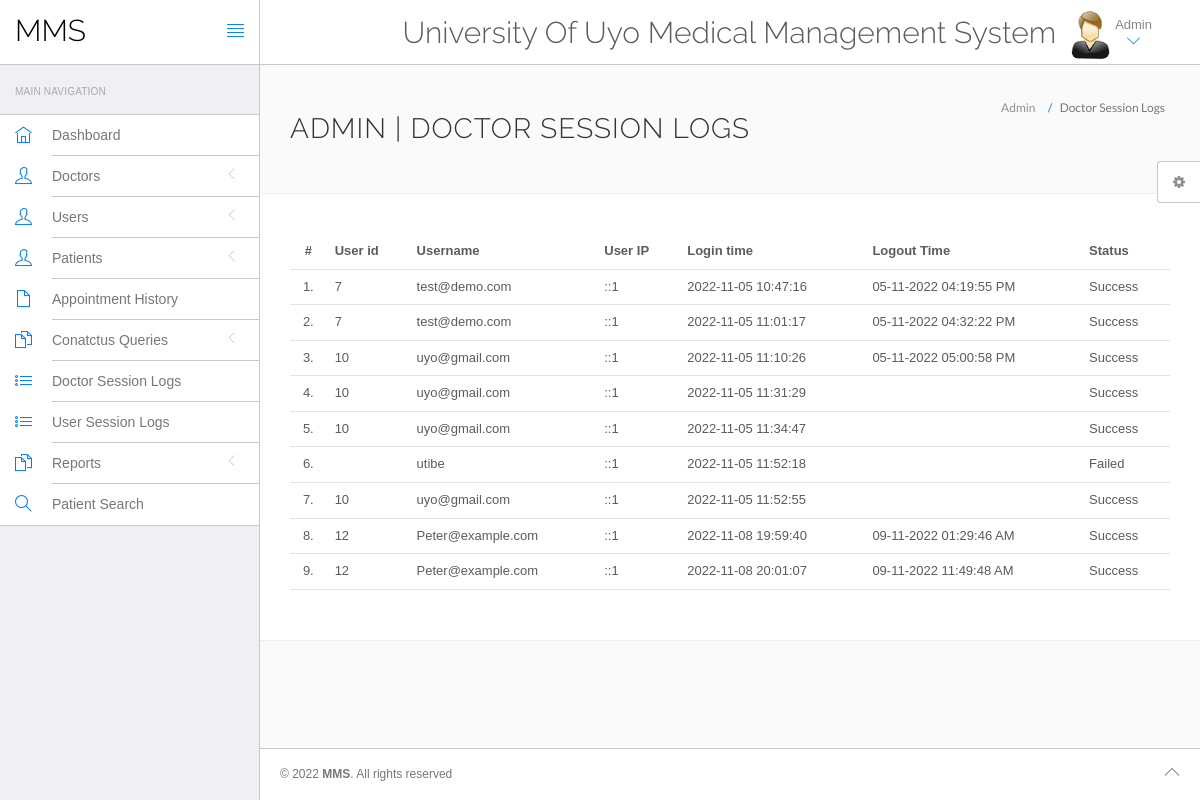
The page /hms/admin/doctor-logs.php (signed in) on the database its author committed.
### tables this page shows
CREATE TABLE `doctorslog` (
  `id` int(11) NOT NULL,
  `uid` int(11) DEFAULT NULL,
  `username` varchar(255) DEFAULT NULL,
  `userip` binary(16) DEFAULT NULL,
  `loginTime` timestamp NULL DEFAULT current_timestamp(),
  `logout` varchar(255) DEFAULT NULL,
  `status` int(11) DEFAULT NULL
);

### hms/admin/doctor-logs.php (the view, shortened to what this page needs)
<?php
include('include/config.php');
?>
<!DOCTYPE html>
<html lang="en">
	<head>
		<link rel="stylesheet" href="vendor/bootstrap/css/bootstrap.min.css">
		<link rel="stylesheet" href="vendor/fontawesome/css/font-awesome.min.css">
		<link rel="stylesheet" href="vendor/themify-icons/themify-icons.min.css">
		<link href="vendor/animate.css/animate.min.css" rel="stylesheet" media="screen">
		<link href="vendor/perfect-scrollbar/perfect-scrollbar.min.css" rel="stylesheet" media="screen">
		<link href="vendor/switchery/switchery.min.css" rel="stylesheet" media="screen">
		<link href="vendor/bootstrap-touchspin/jquery.bootstrap-touchspin.min.css" rel="stylesheet" media="screen">
		<link href="vendor/select2/select2.min.css" rel="stylesheet" media="screen">
		<link href="vendor/bootstrap-datepicker/bootstrap-datepicker3.standalone.min.css" rel="stylesheet" media="screen">
		<link href="vendor/bootstrap-timepicker/bootstrap-timepicker.min.css" rel="stylesheet" media="screen">
		<link rel="stylesheet" href="assets/css/styles.css">
		<link rel="stylesheet" href="assets/css/plugins.css">
		<link rel="stylesheet" href="assets/css/themes/theme-1.css" id="skin_color" />
	</head>
	<body>
		<div id="app">
<?php include('include/sidebar.php');?>
			<div class="app-content">
					<?php include('include/header.php');?>
				<div class="main-content" >
					<div class="wrap-content container" id="container">
						<section id="page-title">
							<div class="row">
								<div class="col-sm-8">
									<h1 class="mainTitle">Admin  | Doctor Session Logs</h1>
																	</div>
								<ol class="breadcrumb">
									<li>
										<span>Admin </span>
									</li>
									<li class="active">
										<span>Doctor Session Logs</span>
									</li>
								</ol>
							</div>
						</section>
						<div class="container-fluid container-fullw bg-white">
									<div class="row">
								<div class="col-md-12">
									<table class="table table-hover" id="sample-table-1">
										<thead>
											<tr>
												<th class="center">#</th>
												<th class="hidden-xs">User id</th>
												<th>Username</th>
												<th>User IP</th>
												<th>Login time</th>
												<th>Logout Time </th>
												<th> Status </th>
											</tr>
										</thead>
										<tbody>
<?php
$sql=mysqli_query($con,"select * from doctorslog ");
$cnt=1;
while($row=mysqli_fetch_array($sql))
{
?>
											<tr>
												<td class="center"><?php echo $cnt;?>.</td>
												<td class="hidden-xs"><?php echo $row['uid'];?></td>
												<td class="hidden-xs"><?php echo $row['username'];?></td>
												<td><?php echo $row['userip'];?></td>
												<td><?php echo $row['loginTime'];?></td>
												<td><?php echo $row['logout'];?>
												</td>
												<td>
<?php if($row['status']==1)
{
	echo "Success";
}
else
{
	echo "Failed";
}?>
</td>
											</tr>
											<?php
$cnt=$cnt+1;
											 }?>
										</tbody>
									</table>
								</div>
							</div>
								</div>
					</div>
				</div>
			</div>
	<?php include('include/footer.php');?>
	<?php include('include/setting.php');?>
		</div>
	</body>
</html>

### hms/admin/include/sidebar.php (shortened to what this page needs)
<div class="sidebar app-aside" id="sidebar">
				<div class="sidebar-container perfect-scrollbar">
<nav>
						<div class="navbar-title">
							<span>Main Navigation</span>
						</div>
						<ul class="main-navigation-menu">
							<li>
								<a href="dashboard.php">
									<div class="item-content">
										<div class="item-media">
											<i class="ti-home"></i>
										</div>
										<div class="item-inner">
											<span class="title"> Dashboard </span>
										</div>
									</div>
								</a>
							</li>
							<li>
								<a href="javascript:void(0)">
									<div class="item-content">
										<div class="item-media">
											<i class="ti-user"></i>
										</div>
										<div class="item-inner">
											<span class="title"> Doctors </span><i class="icon-arrow"></i>
										</div>
									</div>
								</a>
								</li>
				<li>
								<a href="javascript:void(0)">
									<div class="item-content">
										<div class="item-media">
											<i class="ti-user"></i>
										</div>
										<div class="item-inner">
											<span class="title"> Users </span><i class="icon-arrow"></i>
										</div>
									</div>
								</a>
								</li>
								<li>
								<a href="javascript:void(0)">
									<div class="item-content">
										<div class="item-media">
											<i class="ti-user"></i>
										</div>
										<div class="item-inner">
											<span class="title"> Patients </span><i class="icon-arrow"></i>
										</div>
									</div>
								</a>
								</li>
<li>
								<a href="appointment-history.php">
									<div class="item-content">
										<div class="item-media">
											<i class="ti-file"></i>
										</div>
										<div class="item-inner">
											<span class="title"> Appointment History </span>
										</div>
									</div>
								</a>
							</li>
				<li>
								<a href="javascript:void(0)">
									<div class="item-content">
										<div class="item-media">
											<i class="ti-files"></i>
										</div>
										<div class="item-inner">
											<span class="title"> Conatctus Queries </span><i class="icon-arrow"></i>
										</div>
									</div>
								</a>
								</li>
	<li>
								<a href="doctor-logs.php">
									<div class="item-content">
										<div class="item-media">
											<i class="ti-list"></i>
										</div>
										<div class="item-inner">
											<span class="title"> Doctor Session Logs </span>
										</div>
									</div>
								</a>
							</li>
							<li>
								<a href="user-logs.php">
									<div class="item-content">
										<div class="item-media">
											<i class="ti-list"></i>
										</div>
										<div class="item-inner">
											<span class="title"> User Session Logs </span>
										</div>
									</div>
								</a>
							</li>
				<li>
								<a href="javascript:void(0)">
									<div class="item-content">
										<div class="item-media">
											<i class="ti-files"></i>
										</div>
										<div class="item-inner">
											<span class="title"> Reports </span><i class="icon-arrow"></i>
										</div>
									</div>
								</a>
								<li>
								<a href="patient-search.php">
									<div class="item-content">
										<div class="item-media">
											<i class="ti-search"></i>
										</div>
										<div class="item-inner">
											<span class="title"> Patient Search </span>
										</div>
									</div>
								</a>
							</li>
								</li>
						</ul>
					</nav>
					</div>
			</div>

### hms/admin/include/header.php (shortened to what this page needs)
<header class="navbar navbar-default navbar-static-top">
					<div class="navbar-header">
						<a class="navbar-brand" href="#">
							<h2 style="padding-top:20%; color:#000 ">MMS</h2>
						</a>
						<a href="#" class="sidebar-toggler pull-right visible-md visible-lg" data-toggle-class="app-sidebar-closed" data-toggle-target="#app">
							<i class="ti-align-justify"></i>
						</a>
					</div>
					<div class="navbar-collapse collapse">
						<ul class="nav navbar-right">
								<li  style="padding-top:2% ">
								<h2>University Of Uyo Medical Management System</h2>
							</li>
							<li class="dropdown current-user">
								<a href class="dropdown-toggle" data-toggle="dropdown">
									<img src="assets/images/images.jpg" > <span class="username">
			Admin
									<i class="ti-angle-down"></i></i></span>
								</a>
							</li>
						</ul>
					</div>
				</header>

### hms/admin/include/footer.php
<footer>
				<div class="footer-inner">
					<div class="pull-left">
						&copy; <span class="current-year"></span><span class="text-bold text-uppercase"> MMS</span>. <span>All rights reserved</span>
					</div>
					<div class="pull-right">
						<span class="go-top"><i class="ti-angle-up"></i></span>
					</div>
				</div>
			</footer>

### hms/admin/include/setting.php (shortened to what this page needs)
<div class="settings panel panel-default hidden-xs hidden-sm" id="settings">
				<button ct-toggle="toggle" data-toggle-class="active" data-toggle-target="#settings" class="btn btn-default">
					<i class="fa fa-spin fa-gear"></i>
				</button>
			</div>

### hms/admin/assets/css/plugins.css (style rules this page uses)
.perfect-scrollbar { overflow-y: hidden !important; }

### hms/admin/assets/css/themes/theme-1.css (style rules this page uses)
body { background: #FAFAFA; }
header .navbar-header { background: #ffffff !important; border-right-color: #c8c7cc !important; border-bottom-color: #c8c7cc !important; }
header .navbar-header .sidebar-toggler, header .navbar-header .sidebar-mobile-toggler { color: #007aff !important; }
header .navbar-header .navbar-brand { color: #777 !important; }
header .navbar-collapse { background: #ffffff !important; border-bottom-color: #c8c7cc !important; box-shadow: none !important; }
header .navbar-collapse .navbar-right > li > a { color: #777; }
header .navbar-collapse .navbar-right > li > a i { color: #007aff !important; }
#sidebar { background: #EFEFF4 !important; }
#sidebar:before { border-right-width: "1px" !important; border-right-style: solid; border-right-color: #c8c7cc !important; }
#sidebar nav { border-right-width: "1px" !important; border-right-style: solid; border-right-color: #c8c7cc !important; }
#sidebar nav .navbar-title { color: #aaaaaa; }
#sidebar nav > ul { background: #ffffff !important; border-bottom-color: #c8c7cc !important; border-top-color: #c8c7cc !important; }
#sidebar nav > ul > li > a .item-media > i { color: #007aff !important; }
#sidebar nav > ul > li > a .item-inner { color: #777 !important; border-bottom-color: #c8c7cc; }
#app > footer { background: #ffffff !important; border-top-color: #c8c7cc !important; color: #777; }

### rows shown on the page
doctorslog: uid "7", username "test@demo.com", userip "::1", loginTime "2022-11-05 10:47:16", logout "05-11-2022 04:19:55 PM", status "Success"
doctorslog: uid "7", username "test@demo.com", userip "::1", loginTime "2022-11-05 11:01:17", logout "05-11-2022 04:32:22 PM", status "Success"
doctorslog: uid "10", username "uyo@gmail.com", userip "::1", loginTime "2022-11-05 11:10:26", logout "05-11-2022 05:00:58 PM", status "Success"
doctorslog: uid "10", username "uyo@gmail.com", userip "::1", loginTime "2022-11-05 11:31:29", status "Success"
doctorslog: uid "10", username "uyo@gmail.com", userip "::1", loginTime "2022-11-05 11:34:47", status "Success"
doctorslog: username "utibe", userip "::1", loginTime "2022-11-05 11:52:18", status "Failed"
doctorslog: uid "10", username "uyo@gmail.com", userip "::1", loginTime "2022-11-05 11:52:55", status "Success"
doctorslog: uid "12", username "Peter@example.com", userip "::1", loginTime "2022-11-08 19:59:40", logout "09-11-2022 01:29:46 AM", status "Success"
doctorslog: uid "12", username "Peter@example.com", userip "::1", loginTime "2022-11-08 20:01:07", logout "09-11-2022 11:49:48 AM", status "Success"
